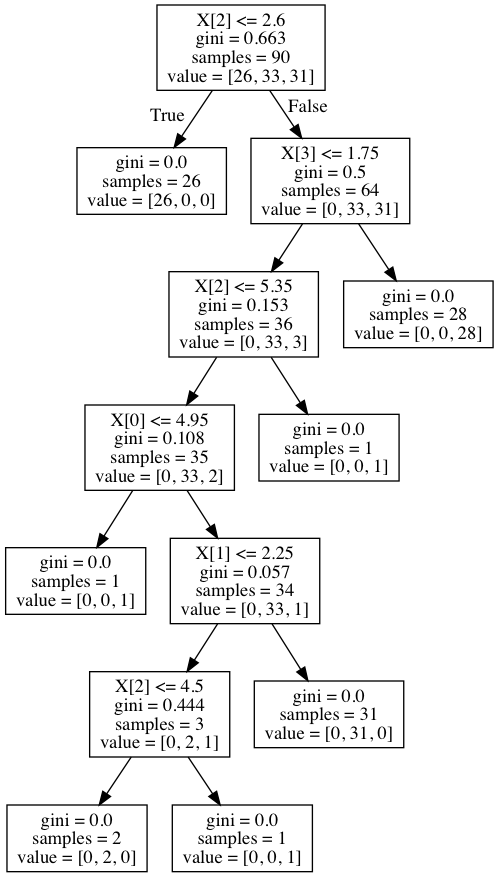

This chart was generated by the following Python code:
# -*- coding: utf-8 -*-
"""
Iris
"""

from pandas import Series, DataFrame
import pandas as pd
import numpy as np
import os
import matplotlib.pylab as plt
from sklearn.cross_validation import train_test_split
from sklearn.tree import DecisionTreeClassifier
from sklearn.metrics import classification_report
import sklearn.metrics
from sklearn import tree
from io import StringIO
from IPython.display import Image
import pydotplus

# os.chdir('')

dataset = pd.read_csv('iris.csv')

data_clean = dataset.dropna()
data_clean.dtypes
data_clean.describe()

predictors = data_clean[['SEPAL_LENGTH',
                         'SEPAL_WIDTH',
                         'PETAL_LENGTH',
                         'PETAL_WIDTH']]

targets = data_clean.CLASS

pred_train, pred_test, tar_train, tar_test = train_test_split(predictors,
                                                              targets,
                                                              test_size=.4)

pred_train.shape
pred_test.shape
tar_train.shape
tar_test.shape

classifier=DecisionTreeClassifier()
classifier=classifier.fit(pred_train,tar_train)

predictions=classifier.predict(pred_test)

sklearn.metrics.confusion_matrix(tar_test,predictions)
sklearn.metrics.accuracy_score(tar_test, predictions)


out = StringIO()
tree.export_graphviz(classifier, out_file=out)
graph=pydotplus.graph_from_dot_data(out.getvalue())
Image(graph.create_png())
